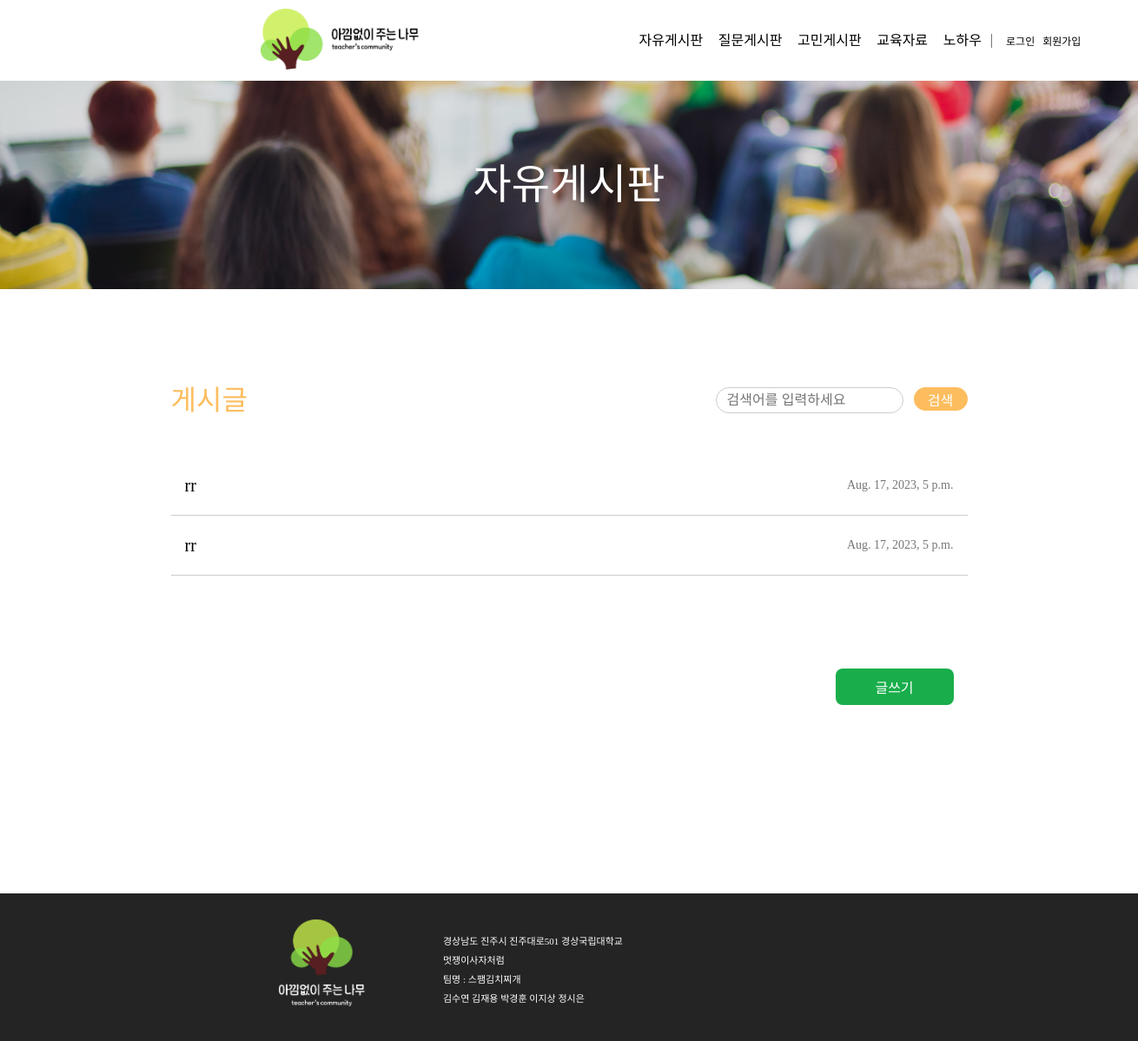
The app's page /free_board/, older data.
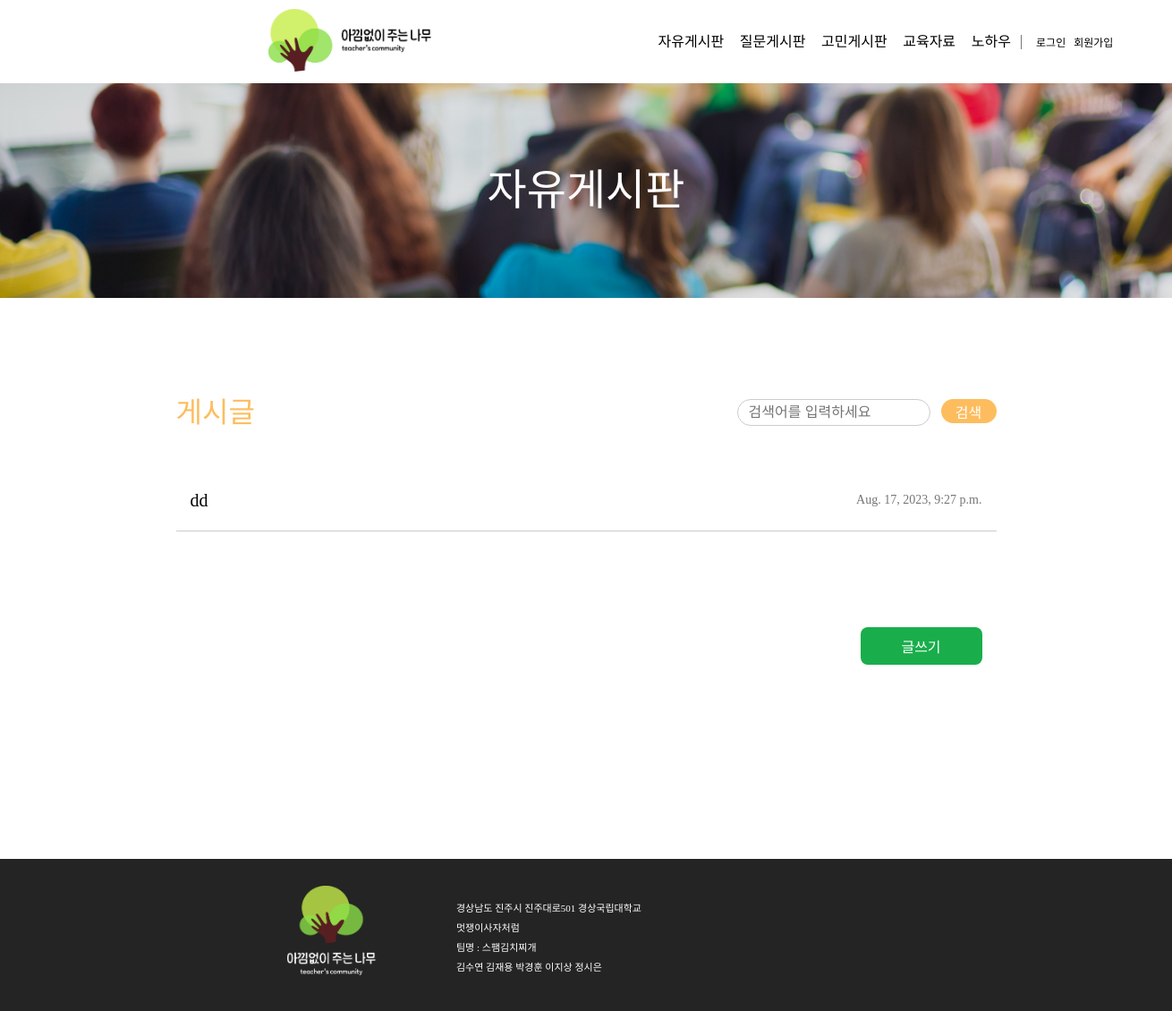
The same page, newer data.
### teacher_community/models.py (models this page shows, shortened)
class Post(models.Model):
    author = models.ForeignKey(
        Teacher, related_name="post_author", on_delete=models.CASCADE
    )
    title = models.CharField(max_length=255)
    content = models.TextField()
    created_at = models.DateTimeField(auto_now_add=True)
    updated_at = models.DateTimeField(auto_now=True)
    views = models.PositiveIntegerField(default=0)  # 조회수 필드 추가
    likes_user = models.ManyToManyField(
        settings.AUTH_USER_MODEL, related_name="likes_user", blank=True
    )
    category = models.CharField(max_length=10)
    file = models.FileField(upload_to="post_files/", blank=True, null=True)  # 파일 첨부 필드
    class Meta:
        ordering = ["-created_at"]  # 최신 글이 먼저 오도록 정렬

### teacher_community/views.py (the view)
# urls.py: path("free_board/", views.free_board, name="free_board"),
def free_board(request):
    posts = Post.objects.filter(category="자유게시판")
    print("실행1")
    return render(request, "free_board.html", {"posts": posts})

### templates/free_board.html (shortened to what this page needs)
{% extends 'nav_footer.html' %}
{% load static %}
{% block content %}
<!DOCTYPE html>
<html lang="ko">
<head>
  <link rel="stylesheet" href="{% static 'css/free_board.css' %}">
</head>
<body>
  <div class="wrapper">
    <div class="backgroundTitle"><span>자유게시판</span></div>
    <div class="main">
      <div class="upMain">
        <div class="postName">게시글</div>
        <div class="search">
          <form action="{% url 'free_search' %}" method="GET">
            <div class="searchwrapper">
              <div class="searchBox">
                <input type="text" class="textBox" name="q" placeholder="검색어를 입력하세요">
              </div>
              <button type="submit" class="searchButton">
                <div class="searchButtonText">검색</div>
              </button>
            </div>
          </form>
        </div>
      </div>
      <div class="midMain">
        {% for post in posts %}
          <a href="{% url 'detail' post.id %}" class="post">
            <div class="postTitle">{{ post.title }}</div>
            <div class="postTime">{{ post.created_at }}</div>
          </a>
        {% endfor %}
      </div>
      <div class="downMain">
        <div class="writeWrapper">
          <button class="write_btn"><a href="{% url 'free_write' %}">글쓰기</a></button>
        </div>
      </div>
    </div>
  </div>
</body>
</html>
{% endblock %}

Row changes from the older to the newer data that the page shows:
removed Post: title "rr", created_at "Aug. 17, 2023, 5 p.m."
removed Post: title "rr", created_at "Aug. 17, 2023, 5 p.m."
added Post: title "dd", created_at "Aug. 17, 2023, 9:27 p.m."
